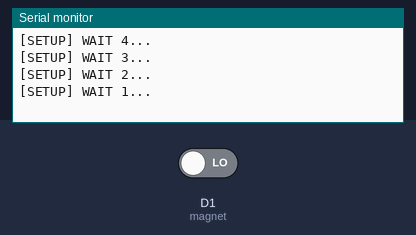
A sketch run on a simulated ESP8266 (Wemos D1 mini). On the bench: the last lines printed to the serial monitor. Inputs (shaded band) come from the test bench; at power-on: D1 (magnet) LOW. WiFi joins after 1.5 s; servers stay silent unless stated; uploads are accepted with an empty reply.

Above: at 5.2 s.
5.3 s: D1 (magnet) driven HIGH
At 6.5 s:
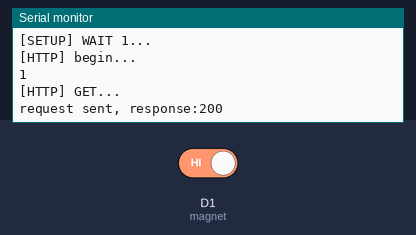
At 7.6 s:
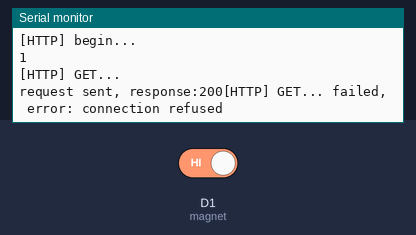
13.9 s: D1 (magnet) driven LOW
Timing chart, 0 to 16.9 s (numbered marks = the images above; inputs shaded):
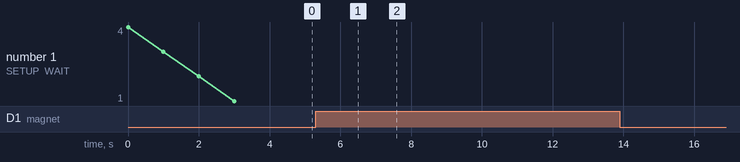

The sketch:

wemos-http-client.ino
```cpp
/**
 * BasicHTTPClient.ino
 *
 *  Created on: 24.05.2015
 *
 */

#include <Arduino.h>

#include <ESP8266WiFi.h>
#include <ESP8266WiFiMulti.h>

#include <ESP8266HTTPClient.h>

#define USE_SERIAL Serial


const char* hostPC = "192.168.0.15";  //IP de PC
const int portPC = 7003;          // puerto PC

const char* ssid = "NICTOPIA";
const char* password = "queganasdejoder";
int httpCode = 0;

const int magnet = D1;
int mag = 0;
boolean magnetState = false;

ESP8266WiFiMulti WiFiMulti;

void setup() {

    USE_SERIAL.begin(115200);
   // USE_SERIAL.setDebugOutput(true);

    USE_SERIAL.println();
    USE_SERIAL.println();
    USE_SERIAL.println();

    for(uint8_t t = 4; t > 0; t--) {
        USE_SERIAL.printf("[SETUP] WAIT %d...\n", t);
        USE_SERIAL.flush();
        delay(1000);
    }

    WiFiMulti.addAP(ssid, password);

}

void loop() {
    // wait for WiFi connection
    if((WiFiMulti.run() == WL_CONNECTED)) {

        HTTPClient http;

        USE_SERIAL.print("[HTTP] begin...\n");
        // configure traged server and url
        //http.begin("https://192.168.1.12/test.html", "7a 9c f4 db 40 d3 62 5a 6e 21 bc 5c cc 66 c8 3e a1 45 59 38"); //HTTPS
        http.begin("http://192.168.0.15:7004"); //HTTP

          mag = digitalRead(magnet);
          Serial.println(mag);
          delay(1);
          if(mag == 1)
          {
            if (magnetState == false)
            {
              USE_SERIAL.print("[HTTP] GET...\n");
              // start connection and send HTTP header
              int httpCode = http.POST("1");

              Serial.print("request sent, response:");
              Serial.print( httpCode);
              delay(1000);
              magnetState = true;

            }
          }
          else
          {
             magnetState = false;
          }

        // httpCode will be negative on error
        if(httpCode > 0) {
            // HTTP header has been send and Server response header has been handled
            USE_SERIAL.printf("[HTTP] GET... code: %d\n", httpCode);

            // file found at server
            if(httpCode == HTTP_CODE_OK) {
                String payload = http.getString();
                USE_SERIAL.println(payload);
            }
        } else {
            USE_SERIAL.printf("[HTTP] GET... failed, error: %s\n", http.errorToString(httpCode).c_str());
        }

        http.end();
    }

    delay(10000);
}
```

Measured:
- after the input at 5.3 s, the serial monitor: prints a new line after 0.20 s (image 1)
